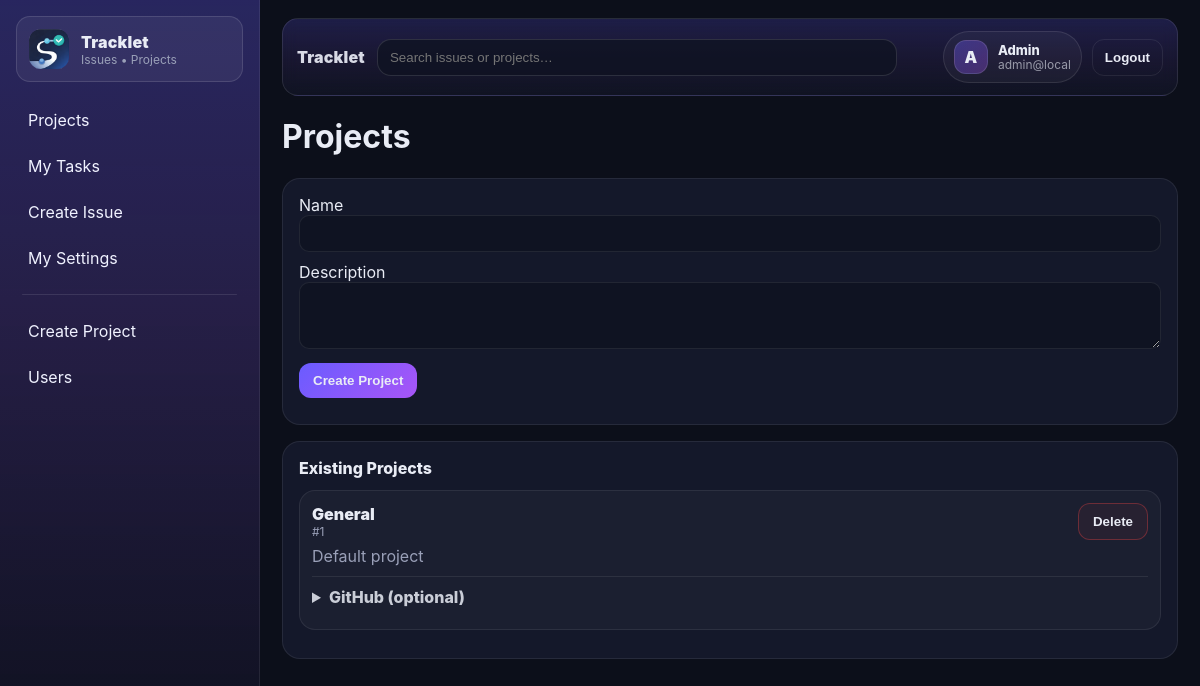
The page /admin/projects (signed in) on the database as committed earlier.
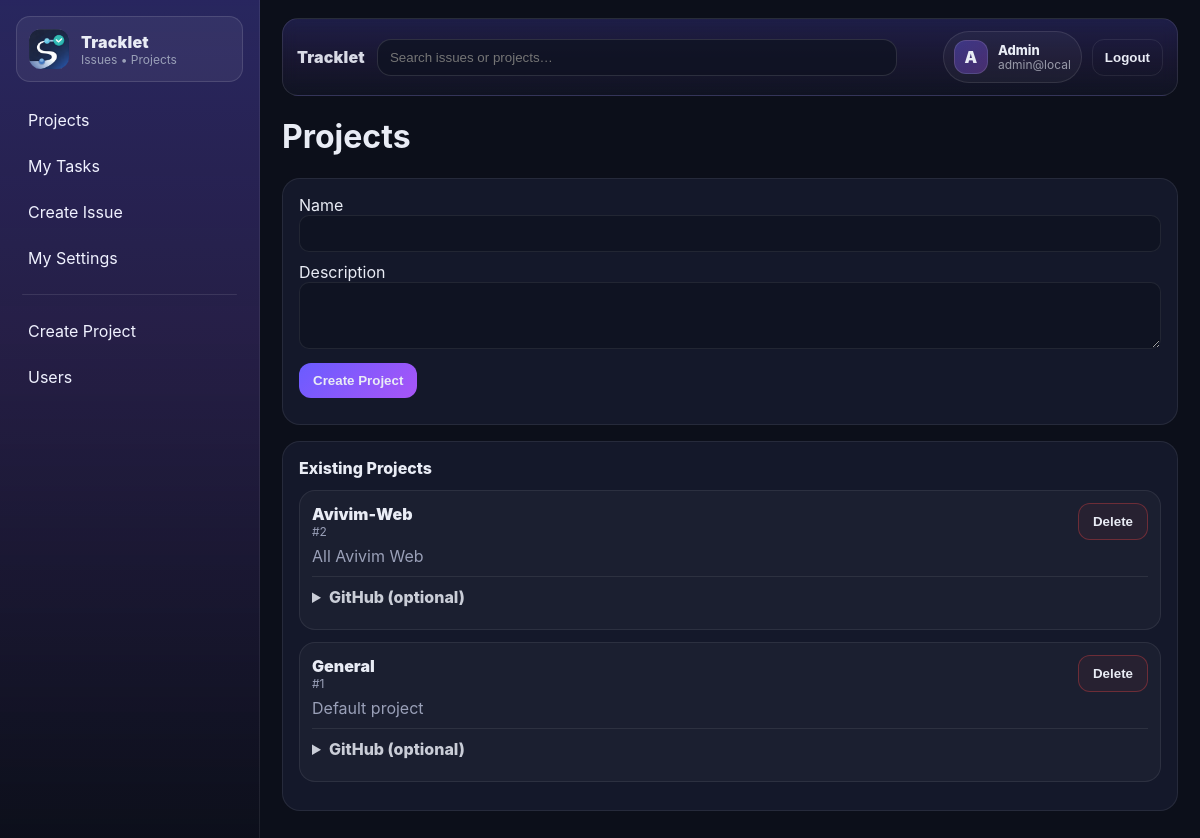
The same page on the database as committed later.
### tables this page shows
CREATE TABLE users (
  id INTEGER PRIMARY KEY AUTOINCREMENT,
  email TEXT NOT NULL UNIQUE,
  password_hash TEXT NOT NULL,
  name TEXT NOT NULL,
  role TEXT NOT NULL DEFAULT 'user',     -- admin|pm|user
  photo_path TEXT,
  is_active INTEGER NOT NULL DEFAULT 1,
  created_at TEXT NOT NULL DEFAULT (datetime('now'))
);

CREATE TABLE projects (
  id INTEGER PRIMARY KEY AUTOINCREMENT,
  name TEXT NOT NULL,
  description TEXT,
  is_active INTEGER NOT NULL DEFAULT 1,

  -- GitHub repo reference (optional)
  github_owner TEXT,
  github_repo TEXT,
  github_default_branch TEXT DEFAULT 'main',
  github_repo_url TEXT,

  created_at TEXT NOT NULL DEFAULT (datetime('now'))
);

### app.py (the view)
@app.get("/admin/projects")
@login_required
def admin_projects():
    if not is_admin():
        abort(403)
    return render_template("admin_projects.html", projects=list_projects_admin())

### TrackletDB.py (called while the page is built)
def get_db_path() -> str:
    return settings.DB_PATH

def _ensure_parent(db_path: str) -> None:
    Path(db_path).parent.mkdir(parents=True, exist_ok=True)

def get_connection() -> sqlite3.Connection:
    db_path = get_db_path()
    _ensure_parent(db_path)
    conn = sqlite3.connect(db_path, detect_types=sqlite3.PARSE_DECLTYPES)
    conn.row_factory = sqlite3.Row
    conn.execute("PRAGMA foreign_keys = ON;")
    conn.execute("PRAGMA journal_mode = WAL;")
    return conn

def db_read_one(sql: str, params: tuple[Any, ...] = ()) -> Optional[sqlite3.Row]:
    conn = get_connection()
    try:
        cur = conn.cursor()
        cur.execute(sql, params)
        return cur.fetchone()
    finally:
        conn.close()

def db_read_all(sql: str, params: tuple[Any, ...] = ()) -> list[sqlite3.Row]:
    conn = get_connection()
    try:
        cur = conn.cursor()
        cur.execute(sql, params)
        return cur.fetchall()
    finally:
        conn.close()

def get_user_by_id(user_id: int) -> Optional[sqlite3.Row]:
    return db_read_one("SELECT * FROM users WHERE id=? AND is_active=1", (user_id,))

def list_projects_admin() -> list[sqlite3.Row]:
    return db_read_all("SELECT * FROM projects ORDER BY created_at DESC")

### app.py (called while the page is built)
@app.context_processor
def inject_settings():
    return {"settings": settings}

@login_manager.user_loader
def load_user(user_id: str):
    row = get_user_by_id(int(user_id))
    return User(row) if row else None

def is_admin() -> bool:
    return current_user.is_authenticated and current_user.role == "admin"

### templates/admin_projects.html (shortened to what this page needs)
{% extends "layout.html" %}
{% block content %}
  <div class="header">
    <h1>Projects</h1>
  </div>
  <div class="card">
    <form method="post" action="{{ url_for('admin_projects_post') }}">
      <label>Name</label>
      <input name="name" required />
      <label>Description</label>
      <textarea name="description" rows="3"></textarea>
      <button class="btn btn-primary" type="submit">Create Project</button>
    </form>
  </div>
<div class="card">
  <div class="card-title">Existing Projects</div>
  {% for p in projects %}
    <div class="proj-item">
      <div class="proj-head">
        <div>
          <div class="proj-name">{{ p.name }}</div>
          <div class="muted" style="font-size:12px;">#{{ p.id }}</div>
        </div>
        <form method="post" action="{{ url_for('admin_project_delete', project_id=p.id) }}"
              onsubmit="return confirm('Delete project? If it has issues it will be deactivated.');">
          <button class="btn btn-ghost btn-danger" type="submit" style="margin-bottom:0;">Delete</button>
        </form>
      </div>
      {% if p.description %}
        <div class="muted" style="margin:6px 0 10px 0;">{{ p.description }}</div>
      {% endif %}
      <details class="gh-details">
        <summary>GitHub (optional)</summary>
      </details>
    </div>
  {% else %}
    <div class="muted">No projects yet.</div>
  {% endfor %}
</div>
{% endblock %}

### templates/layout.html (shortened to what this page needs)
<!doctype html>
<html>
<head>
  <link rel="stylesheet" href="{{ url_for('static', filename='app.css') }}">
</head>
<body>
  <div class="app">
    <aside class="sidebar">
      <a class="brand" href="{{ url_for('my_tasks') }}">
        <img class="brand-img" src="{{ url_for('static', filename='img/tracklet_icon_128.png') }}" alt="Tracklet" />
        <div class="brand-text">
          <div class="brand-title">Tracklet</div>
          <div class="brand-sub">Issues • Projects</div>
        </div>
      </a>
    <nav class="nav">
      <a class="navlink" href="{{ url_for('projects_list') }}">Projects</a>
      <a class="navlink" href="{{ url_for('my_tasks') }}">My Tasks</a>
      <a class="navlink" href="{{ url_for('issue_new') }}">Create Issue</a>
      <a class="navlink" href="{{ url_for('my_settings') }}">My Settings</a>
      {% if current_user.is_authenticated and current_user.role == 'admin' %}
        <div class="nav-sep"></div>
        <a class="navlink" href="{{ url_for('admin_projects') }}">Create Project</a>
        <a class="navlink" href="{{ url_for('admin_users') }}">Users</a>
      {% endif %}
    </nav>
    </aside>
    <main class="main">
<div class="topbar">
  <div class="topbar-left">
    <div class="app-title">Tracklet</div>
    <form class="topbar-search" method="get" action="{{ url_for('search') }}">
      <input name="q" placeholder="Search issues or projects…" value="{{ request.args.get('q','') }}">
    </form>
  </div>
  {% if current_user.is_authenticated %}
  <div class="topbar-right">
    <div class="user-chip">
      <div class="user-avatar">{{ (current_user.name or "U")[:1] | upper }}</div>
      <div class="user-meta">
        <div class="user-name">{{ current_user.name }}</div>
        <div class="user-email">{{ current_user.email }}</div>
      </div>
    </div>
    <form method="post" action="{{ url_for('logout') }}">
      <button class="btn btn-ghost btn-topbar" type="submit">Logout</button>
    </form>
  </div>
  {% endif %}
</div>
      {% block content %}{% endblock %}
    </main>
  </div>
</body>
</html>

Rows that differ between the two databases and show on the page:
added projects: name "Avivim-Web", id "2", description "All Avivim Web"
